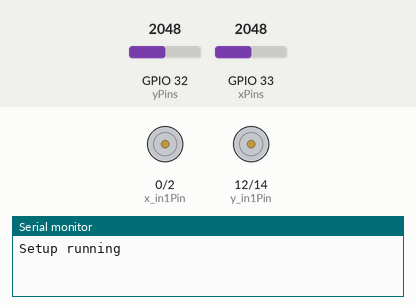
The sketch below on a simulated ESP32. Shown: motor-driver pin pairs drawn as motors (green arrow = first pin HIGH = forward, orange = second pin HIGH = backward, longer = more drive, scaled by the enable pin), the last lines printed to the serial monitor. The test bench sets the inputs (shaded band); at power-on: GPIO 32 (yPins) = 2048, GPIO 33 (xPins) = 2048.

Above: at 1.2 s.
1.3 s: GPIO 32 (yPins) set to 1058
2.8 s: GPIO 32 (yPins) set to 940
At 3.2 s:
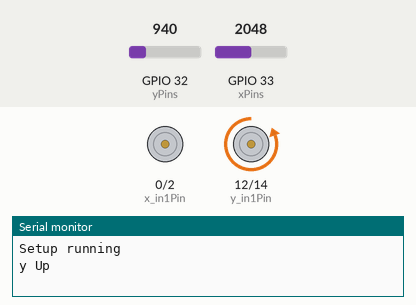
5.8 s: GPIO 33 (xPins) set to 1041
8.8 s: GPIO 33 (xPins) set to 948
At 9.7 s:
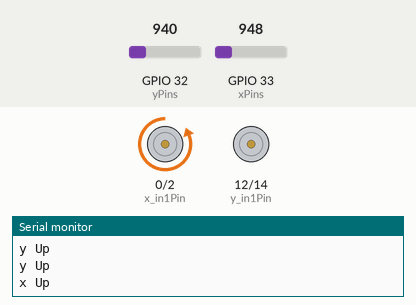
11.8 s: GPIO 33 (xPins) set to 3040
14.8 s: GPIO 32 (yPins) set to 3040
Timing chart, 0 to 18.8 s (numbered marks = the images above; inputs shaded):
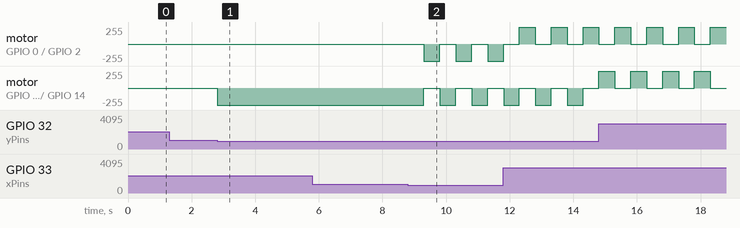

The sketch:

UpAndDown.ino
```cpp
int yPins =32;
int y_channel = 0;
int y_in1Pin = 12;      // Define L293D channel 1 pin
int y_in2Pin = 14;      // Define L293D channel 2 pin
int y_enable1Pin = 13;  // Define L293D enable 1 pin

int xPins =33;
int x_channel = 1;
int x_in1Pin = 0;      // Define L293D channel 1 pin
int x_in2Pin = 2;      // Define L293D channel 2 pin
int x_enable1Pin = 15;  // Define L293D enable 1 pin

int frequency = 1000;
int precision = 11;
int max_duty = 2047;

void setup() {
    Serial.begin(115200);
    Serial.println("Setup running");

    // Initialize the pin into an output mode:
    pinMode(y_in1Pin, OUTPUT);
    pinMode(y_in2Pin, OUTPUT);
    pinMode(y_enable1Pin, OUTPUT);

    pinMode(x_in1Pin, OUTPUT);
    pinMode(x_in2Pin, OUTPUT);
    pinMode(x_enable1Pin, OUTPUT);

    ledcSetup(y_channel,frequency,precision);         //Set PWM to 11 bits, range is 0-2047
    ledcSetup(x_channel,frequency,precision);         //Set PWM to 11 bits, range is 0-2047
    ledcAttachPin(y_enable1Pin,y_channel);
    ledcAttachPin(x_enable1Pin,x_channel);
}

void loop() {
    int yVal = analogRead(yPins);
    int xVal = analogRead(xPins);

    if(yVal<1000){
        driveMotorUp(1);
    }
    if(yVal>3000){
        driveMotorDown(1);
    }
     if(xVal<1000){
        driveMotorUp(0);
    }
    if(xVal>3000){
        driveMotorDown(0);
    }
}

void driveMotorDown(int axis){
  if(axis==0){
      digitalWrite(x_in1Pin, HIGH);
      digitalWrite(x_in2Pin, LOW);

      ledcWrite(x_channel, max_duty);
      delay(500);
      ledcWrite(x_channel, 0);
  }else if(axis==1){
      digitalWrite(y_in1Pin, HIGH);
      digitalWrite(y_in2Pin, LOW);

      ledcWrite(y_channel, max_duty);
      delay(500);
      ledcWrite(y_channel, 0);
  }
}

void driveMotorUp(int axis){
  if(axis==0){
      Serial.println("x Up");

      digitalWrite(x_in1Pin, LOW);
      digitalWrite(x_in2Pin, HIGH);

      ledcWrite(x_channel, max_duty);
      delay(500);
      ledcWrite(x_channel, 0);
  }else if(axis==1){
      Serial.println("y Up");

      digitalWrite(y_in1Pin, LOW);
      digitalWrite(y_in2Pin, HIGH);

      ledcWrite(y_channel, max_duty);
      delay(500);
      ledcWrite(y_channel, 0);
  }
}
```

Measured:
- the behaviour switches between 1000 and 999 on GPIO 32 (yPins) (found by bisection; images 0 and 1)
- the behaviour switches between 1000 and 999 on GPIO 33 (xPins) (found by bisection; images 1 and 2)
- after the input at 1.3 s, every drawn part: stays the same
- after the input at 2.8 s, motor on GPIO 12 (y_in1Pin) / GPIO 14 (y_in2Pin): stopped → backward 255/255 at once
- after the input at 8.8 s, motor on GPIO 0 (x_in1Pin) / GPIO 2 (x_in2Pin), motor on GPIO 12 (y_in1Pin) / GPIO 14 (y_in2Pin): alternates backward 255/255 for 0.50 s and stopped for 0.50 s, starting after 0.50 s
